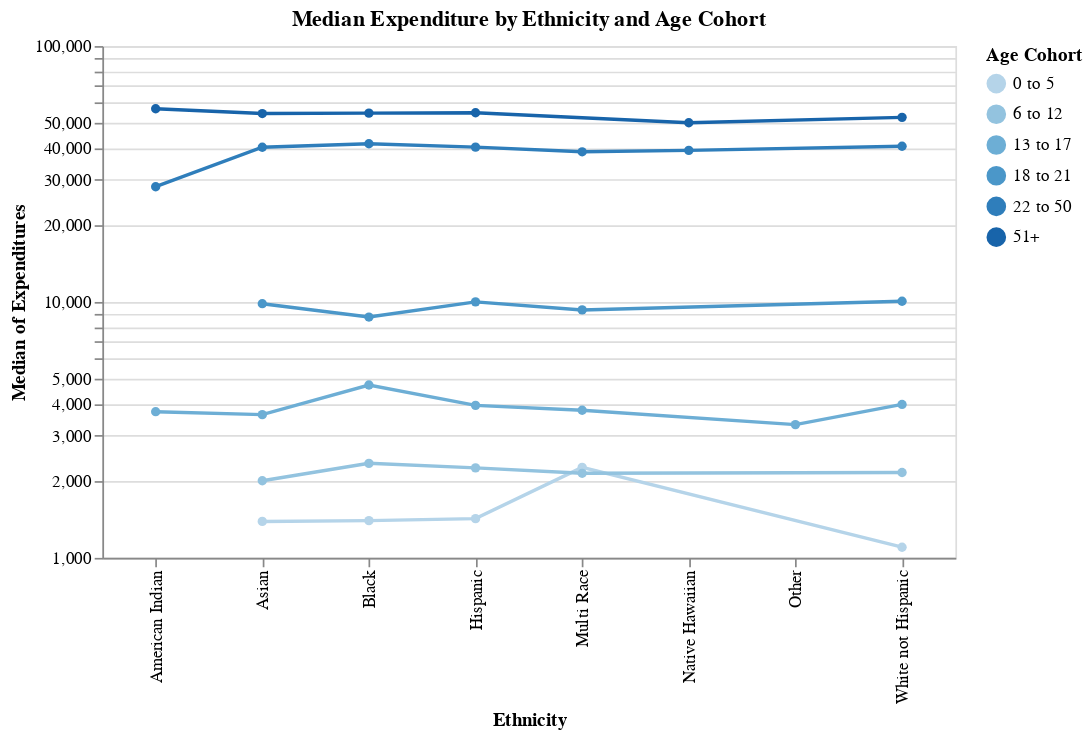

The cell this chart's notebook holds for it:
### Markdown cell above
#### (i) First figure/table.

*Plot of median expenditure by Ethnicity by Age Cohort.*

### Code cell
# show figure/table
fig_4

### Figure 1 — Vega-Lite specification as saved in the notebook (floating-point values rounded to 4 significant figures; data arrays with more than 128 entries replaced by an {"elided": "..."} marker saying what was removed)
{"config": {"view": {"continuousWidth": 400, "continuousHeight": 300}}, "data": {"name": "data-e5ef0209b50d0199d6e360f5a09c4f39"}, "mark": {"type": "line", "point": true}, "encoding": {"color": {"field": "Age Cohort", "sort": {"field": "cohort_order", "order": "ascending"}, "type": "ordinal"}, "x": {"field": "Ethnicity", "type": "nominal"}, "y": {"aggregate": "median", "field": "Expenditures", "scale": {"type": "log"}, "type": "quantitative"}}, "title": "Median Expenditure by Ethnicity and Age Cohort", "width": 500, "$schema": "https://vega.github.io/schema/vega-lite/v4.17.0.json", "datasets": {"data-e5ef0209b50d0199d6e360f5a09c4f39": {"elided": "1000 records"}}}
